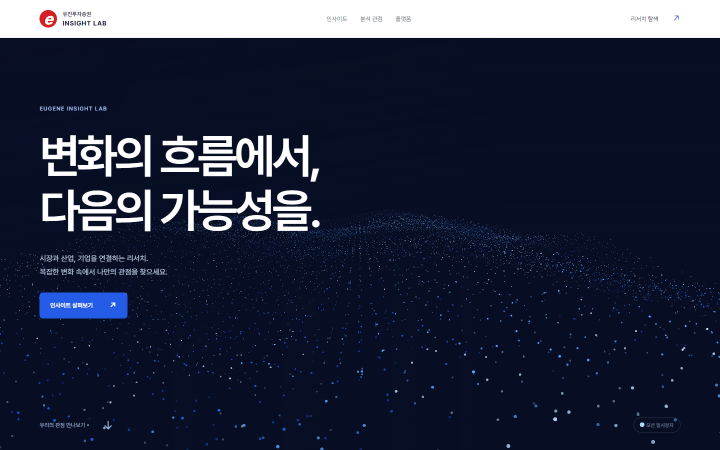
#> input picture output/insightlab-hero-designs/directions/qa/01-desktop.png, 1440 x 900 px (shown at 1/2 size); its folder holds 4 pictures in this run
$ python assemble-review.py
#> lines starting #> are read from the running program, lines starting #| are printed output that depends on the picture
from pathlib import Path
from PIL import Image, ImageDraw, ImageFont

root = Path(__file__).resolve().parent
items = [('01', 'BLUE CURRENT'), ('02', 'WHITE CURRENT'), ('03', 'RED EDITORIAL'), ('04', 'SPLIT ATLAS'), ('05', 'RESEARCH STUDIO'), ('06', 'SOFT MONO')]
w, h, cap = 720, 450, 42
sheet = Image.new('RGB', (w * 3, (h + cap) * 2), '#f2f4f8')
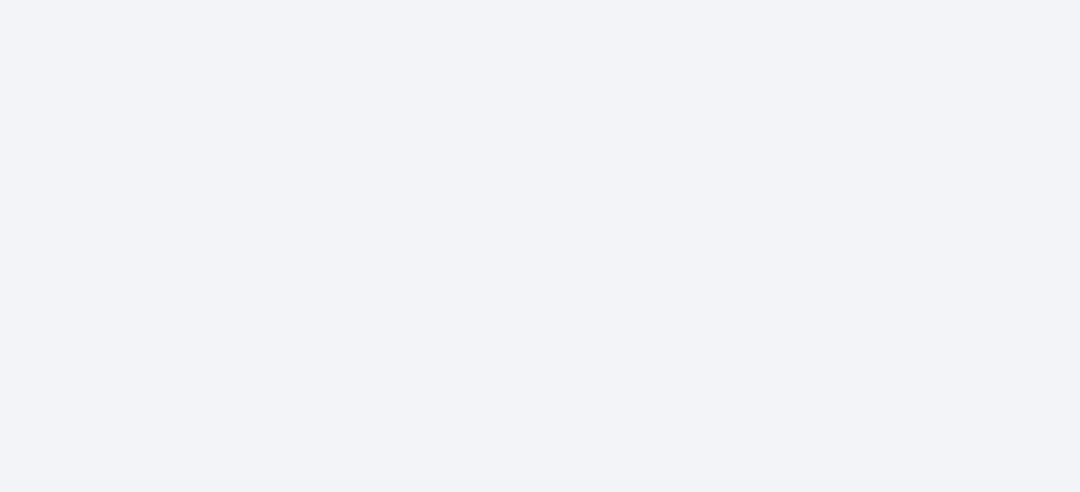
#> sheet: PIL image 2160x984 RGB (shown at 1/2 size); mean R, G, B 242, 244, 248
draw = ImageDraw.Draw(sheet)
font = ImageFont.truetype('C:/Windows/Fonts/arial.ttf', 17)
for i, (number, label) in enumerate(items):
    x, y = i % 3 * w, i // 3 * (h + cap)
    shot = Image.open(root / 'qa' / f'{number}-desktop.png').convert('RGB').resize((w, h), Image.Resampling.LANCZOS)
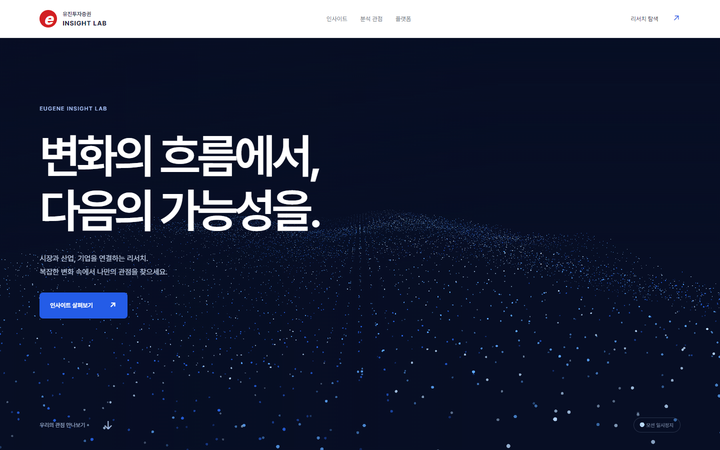
#> shot: PIL image 720x450 RGB; mean R, G, B 36.1, 42.8, 63.5
    sheet.paste(shot, (x, y + cap))
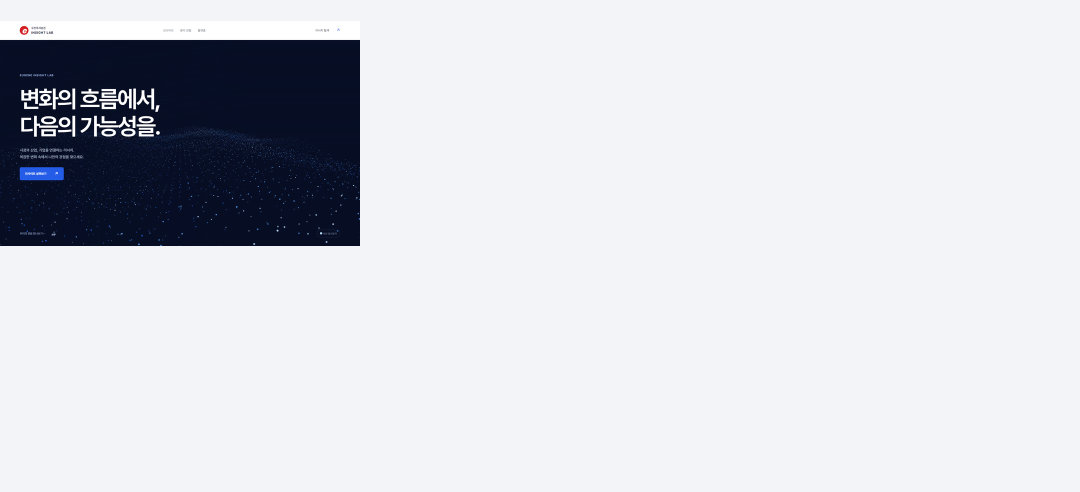
#> sheet: PIL image 2160x984 RGB (shown at 1/2 size); mean R, G, B 210.6, 213.3, 219.9
    draw.text((x + 22, y + 12), f'{number} / {label}', font=font, fill='#283246')
#> pass 2 of the loop `for i, (number, label) in enumerate(items):`:
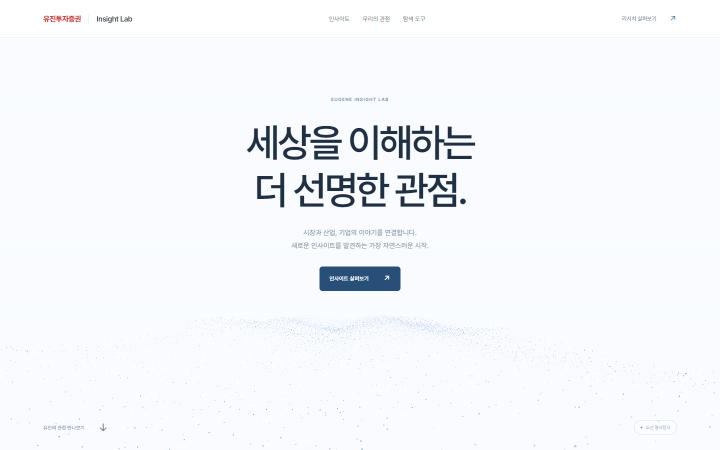
#> input picture output/insightlab-hero-designs/directions/qa/02-desktop.png, 1440 x 900 px (shown at 1/2 size)
#> `shot = Image.open(root / 'qa' / f'{number}-desktop.png').convert('RGB'..`:
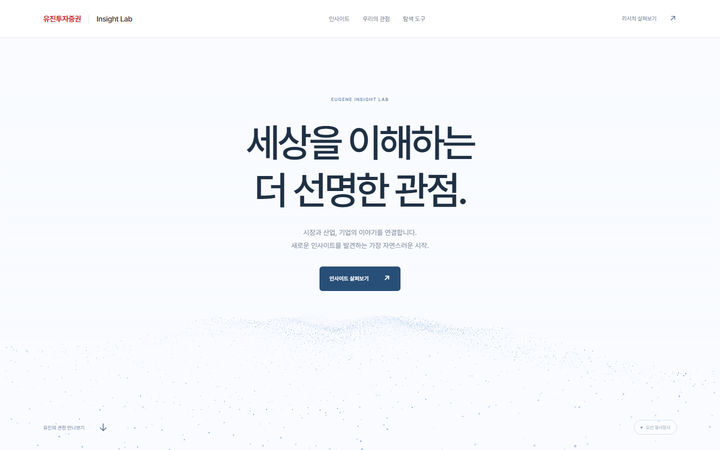
#> shot: PIL image 720x450 RGB; mean R, G, B 244.2, 246.5, 250.6
#> `sheet.paste(shot, (x, y + cap))`:
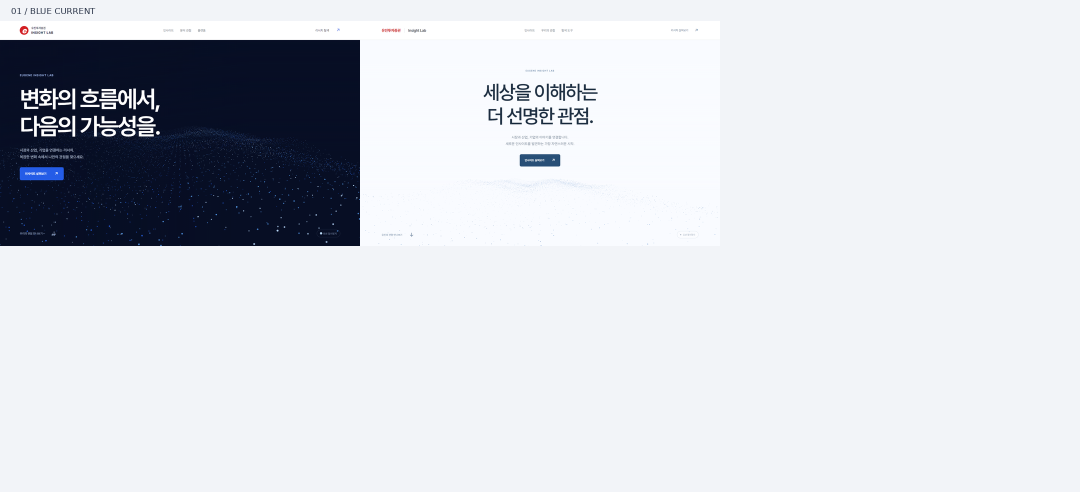
#> sheet: PIL image 2160x984 RGB (shown at 1/2 size); mean R, G, B 210.9, 213.7, 220.2
#> (the run stopped early here; a loop or call above may not have finished)
